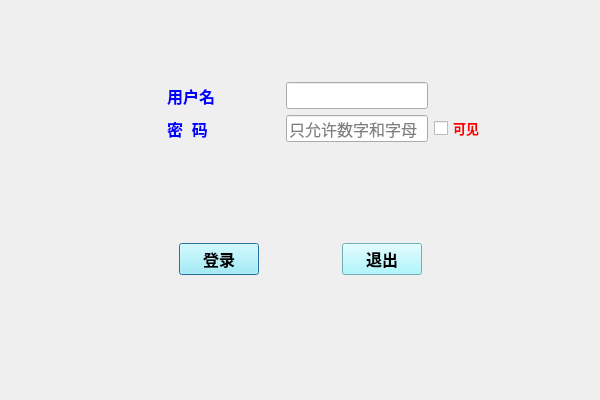
<?xml version="1.0" encoding="UTF-8"?>
<ui version="4.0">
 <class>Widget1Class</class>
 <widget class="QMainWindow" name="Widget1Class">
  <property name="geometry">
   <rect>
    <x>0</x>
    <y>0</y>
    <width>600</width>
    <height>400</height>
   </rect>
  </property>
  <property name="sizePolicy">
   <sizepolicy hsizetype="Fixed" vsizetype="Fixed">
    <horstretch>0</horstretch>
    <verstretch>0</verstretch>
   </sizepolicy>
  </property>
  <property name="minimumSize">
   <size>
    <width>600</width>
    <height>400</height>
   </size>
  </property>
  <property name="maximumSize">
   <size>
    <width>600</width>
    <height>400</height>
   </size>
  </property>
  <property name="windowTitle">
   <string>欢迎使用南京都市圈信息查询及计算系统！</string>
  </property>
  <property name="styleSheet">
   <string notr="true"/>
  </property>
  <widget class="QWidget" name="centralWidget">
   <widget class="QWidget" name="widget_2" native="true">
    <property name="geometry">
     <rect>
      <x>80</x>
      <y>60</y>
      <width>441</width>
      <height>241</height>
     </rect>
    </property>
    <property name="font">
     <font>
      <underline>false</underline>
     </font>
    </property>
    <layout class="QVBoxLayout" name="verticalLayout">
     <item>
      <widget class="QWidget" name="widget" native="true">
       <layout class="QGridLayout" name="gridLayout">
        <item row="2" column="3">
         <widget class="QLineEdit" name="lineEdit_2">
          <property name="font">
           <font>
            <pointsize>12</pointsize>
           </font>
          </property>
          <property name="layoutDirection">
           <enum>Qt::LeftToRight</enum>
          </property>
          <property name="maxLength">
           <number>16</number>
          </property>
          <property name="echoMode">
           <enum>QLineEdit::Password</enum>
          </property>
          <property name="alignment">
           <set>Qt::AlignLeading|Qt::AlignLeft|Qt::AlignVCenter</set>
          </property>
          <property name="placeholderText">
           <string>只允许数字和字母</string>
          </property>
          <property name="cursorMoveStyle">
           <enum>Qt::LogicalMoveStyle</enum>
          </property>
          <property name="clearButtonEnabled">
           <bool>false</bool>
          </property>
         </widget>
        </item>
        <item row="1" column="0">
         <spacer name="horizontalSpacer_5">
          <property name="orientation">
           <enum>Qt::Horizontal</enum>
          </property>
          <property name="sizeHint" stdset="0">
           <size>
            <width>40</width>
            <height>20</height>
           </size>
          </property>
         </spacer>
        </item>
        <item row="1" column="4">
         <spacer name="horizontalSpacer_6">
          <property name="orientation">
           <enum>Qt::Horizontal</enum>
          </property>
          <property name="sizeHint" stdset="0">
           <size>
            <width>40</width>
            <height>20</height>
           </size>
          </property>
         </spacer>
        </item>
        <item row="2" column="4">
         <widget class="QCheckBox" name="checkBox">
          <property name="font">
           <font>
            <pointsize>10</pointsize>
            <weight>75</weight>
            <bold>true</bold>
            <underline>false</underline>
           </font>
          </property>
          <property name="styleSheet">
           <string notr="true">color:rgb(255, 0, 0)</string>
          </property>
          <property name="text">
           <string>可见</string>
          </property>
         </widget>
        </item>
        <item row="1" column="1">
         <widget class="QLabel" name="label">
          <property name="font">
           <font>
            <family>Arial</family>
            <pointsize>12</pointsize>
            <weight>75</weight>
            <italic>false</italic>
            <bold>true</bold>
            <underline>false</underline>
           </font>
          </property>
          <property name="mouseTracking">
           <bool>false</bool>
          </property>
          <property name="styleSheet">
           <string notr="true">color:rgb(0, 0, 255)</string>
          </property>
          <property name="text">
           <string>用户名</string>
          </property>
         </widget>
        </item>
        <item row="1" column="3">
         <widget class="QLineEdit" name="lineEdit">
          <property name="font">
           <font>
            <pointsize>12</pointsize>
           </font>
          </property>
          <property name="alignment">
           <set>Qt::AlignCenter</set>
          </property>
          <property name="readOnly">
           <bool>true</bool>
          </property>
         </widget>
        </item>
        <item row="2" column="1">
         <widget class="QLabel" name="label_2">
          <property name="font">
           <font>
            <pointsize>12</pointsize>
            <weight>75</weight>
            <bold>true</bold>
            <underline>false</underline>
           </font>
          </property>
          <property name="styleSheet">
           <string notr="true">color:rgb(0,0,255)</string>
          </property>
          <property name="text">
           <string>密  码</string>
          </property>
         </widget>
        </item>
        <item row="1" column="2">
         <spacer name="horizontalSpacer_4">
          <property name="orientation">
           <enum>Qt::Horizontal</enum>
          </property>
          <property name="sizeHint" stdset="0">
           <size>
            <width>40</width>
            <height>20</height>
           </size>
          </property>
         </spacer>
        </item>
       </layout>
      </widget>
     </item>
     <item>
      <widget class="QLabel" name="label_3">
       <property name="font">
        <font>
         <pointsize>10</pointsize>
        </font>
       </property>
       <property name="text">
        <string/>
       </property>
       <property name="alignment">
        <set>Qt::AlignCenter</set>
       </property>
      </widget>
     </item>
     <item>
      <widget class="QWidget" name="widget_3" native="true">
       <layout class="QHBoxLayout" name="horizontalLayout">
        <item>
         <spacer name="horizontalSpacer_2">
          <property name="orientation">
           <enum>Qt::Horizontal</enum>
          </property>
          <property name="sizeHint" stdset="0">
           <size>
            <width>40</width>
            <height>20</height>
           </size>
          </property>
         </spacer>
        </item>
        <item>
         <widget class="QPushButton" name="pushButton">
          <property name="font">
           <font>
            <pointsize>12</pointsize>
            <weight>75</weight>
            <bold>true</bold>
            <underline>false</underline>
           </font>
          </property>
          <property name="styleSheet">
           <string notr="true">background-color:rgb(152,245,255)</string>
          </property>
          <property name="text">
           <string>登录</string>
          </property>
          <property name="autoDefault">
           <bool>true</bool>
          </property>
          <property name="default">
           <bool>true</bool>
          </property>
          <property name="flat">
           <bool>false</bool>
          </property>
         </widget>
        </item>
        <item>
         <spacer name="horizontalSpacer">
          <property name="orientation">
           <enum>Qt::Horizontal</enum>
          </property>
          <property name="sizeHint" stdset="0">
           <size>
            <width>40</width>
            <height>20</height>
           </size>
          </property>
         </spacer>
        </item>
        <item>
         <widget class="QPushButton" name="pushButton_2">
          <property name="font">
           <font>
            <pointsize>12</pointsize>
            <weight>75</weight>
            <bold>true</bold>
            <underline>false</underline>
           </font>
          </property>
          <property name="styleSheet">
           <string notr="true">background-color:rgb(152,245,255)</string>
          </property>
          <property name="text">
           <string>退出</string>
          </property>
         </widget>
        </item>
        <item>
         <spacer name="horizontalSpacer_3">
          <property name="orientation">
           <enum>Qt::Horizontal</enum>
          </property>
          <property name="sizeHint" stdset="0">
           <size>
            <width>40</width>
            <height>20</height>
           </size>
          </property>
         </spacer>
        </item>
       </layout>
      </widget>
     </item>
    </layout>
   </widget>
  </widget>
 </widget>
 <layoutdefault spacing="6" margin="11"/>
 <resources>
  <include location="Widget1.qrc"/>
 </resources>
 <connections/>
</ui>
